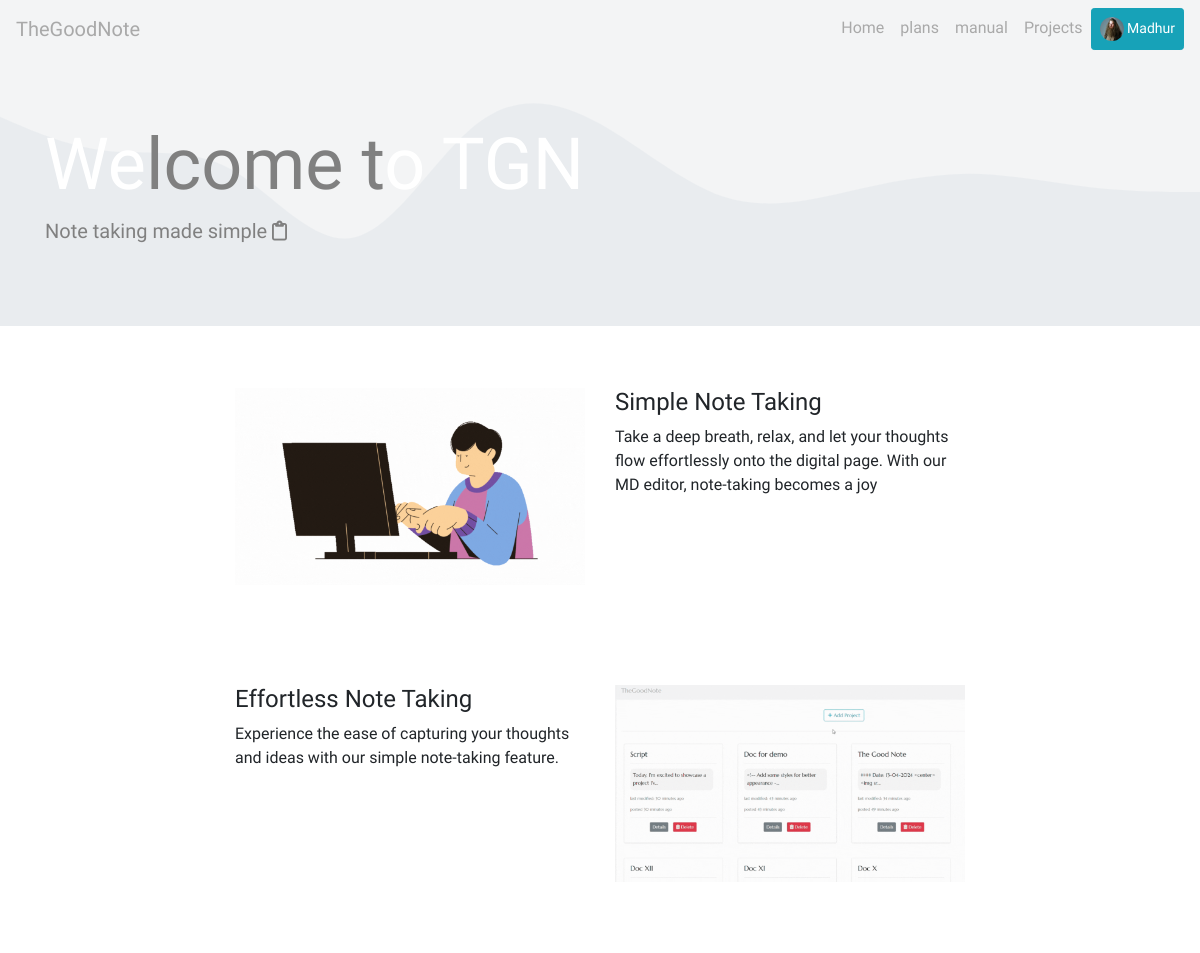
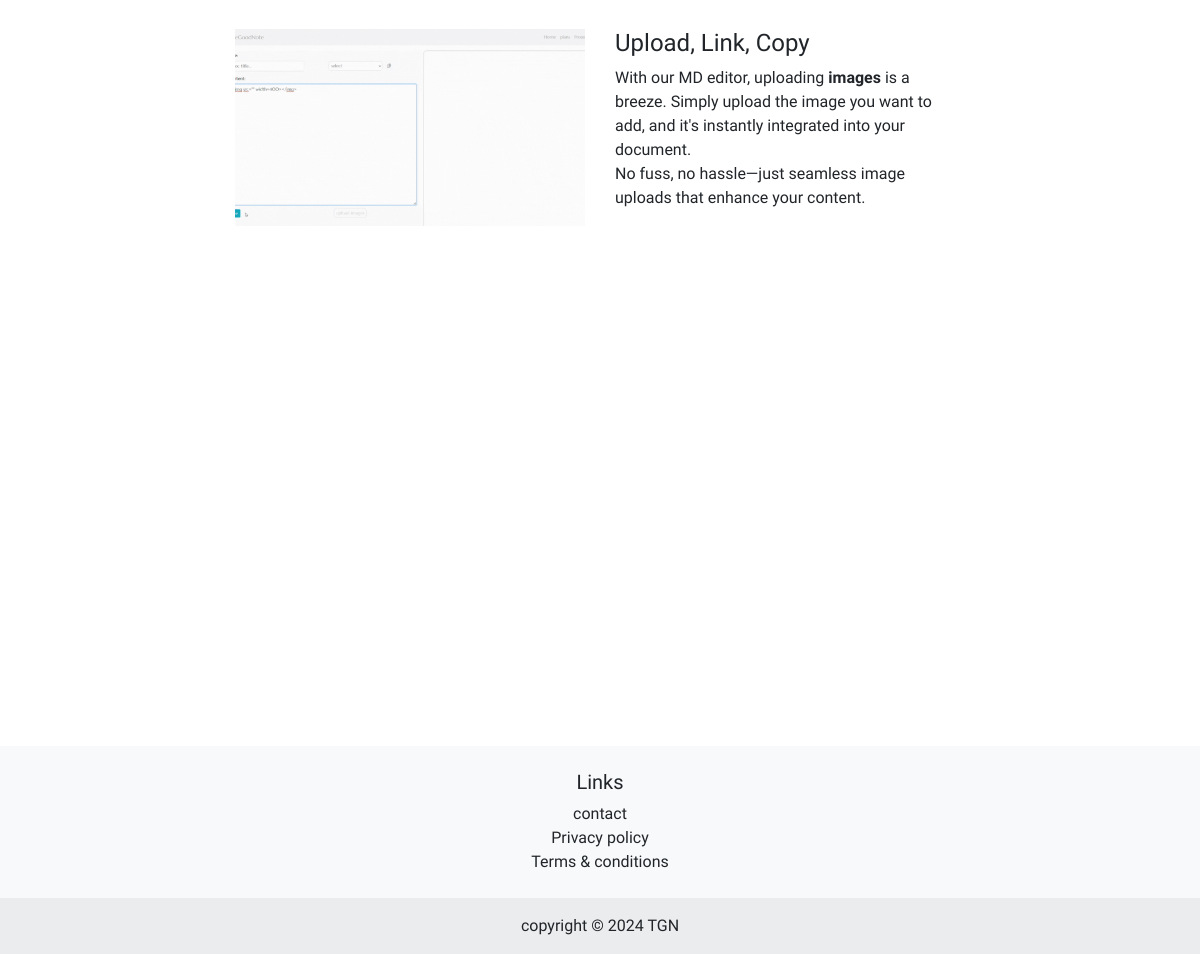
/ (signed in), run on the app's committed database (2 pictures, top to bottom).
### core/models.py (models this page shows)
class User(AbstractUser):
    pass

### userprofile/models.py (models this page shows, shortened)
class UserProfile(models.Model):
    user = models.OneToOneField(User, on_delete=models.CASCADE, related_name="profile")
    name = models.CharField(max_length=100, blank=True, null=True)
    date_of_birth = models.DateField(blank=True, null=True)
    about = models.TextField(max_length=225, blank=True, null=True)
    country = CountryField(blank=True, null=True)
    image = models.ImageField(default='profile_pictures/default-user.png', upload_to='profile_pictures')

### core/views.py (the view)
# urls.py: path('', views.index, name='index'),
def index(request):
    return render(request, 'core/index.html')

### core/templates/core/index.html (shortened to what this page needs)
{% extends 'core/layout.html' %}
{% load static %}
{% block body %}
<section class="row jumbotron jumbotron-fluid">
    <div class="container d-flex">
        <div id="id_hero_welcome">
            <h1 class="display-3" style="color: white;"> We<span style="color:gray">lcome t</span>o TGN </h1>
            <p class="lead" style="color: gray;">Note taking made sim<span style="color:gray">ple <i class="fa-regular fa-clipboard"></i></span> </p>
        </div>
    </div>
</section>
<div class="container">
    <div class="row">
        <div class="col-md-8 offset-md-2">
            <div id="id_frontpage_para" class="row">
                <div class="col-md-6 image">
                    <img src="{% static 'core/css/images/typewriter.gif' %}" class="img-fluid" width="900" alt="Image">
                </div>
                <div class="col-md-6 text">
                    <h2 class="h4">Simple Note Taking</h2>
                    <p>Take a deep breath, relax, and let your thoughts flow effortlessly onto the digital page. With our MD editor, note-taking becomes a joy</p>
                </div>
            </div>
            <div id="id_frontpage_para" class="row">
                <div class="col-md-6 text">
                    <h2 class="h4">Effortless Note Taking</h2>
                    <p>Experience the ease of capturing your thoughts and ideas with our simple note-taking feature.</p>
                </div>
                <div class="col-md-6 image">
                    <img src="{% static 'core/css/images/front1.gif' %}" class="img-fluid" width="1100" alt="Image">
                </div>
            </div>
            <div id="id_frontpage_para" class="row">
                <div class="col-md-6 image">
                    <img src="{% static 'core/css/images/front2.gif' %}" class="img-fluid" width="1100" alt="Image">
                </div>
                <div class="col-md-6 text">
                    <h2 class="h4">Upload, Link, Copy</h2>
                    <p>With our MD editor, uploading <span style="font-weight: bolder;">images</span> is a breeze. Simply upload the image you want to add, and it's instantly integrated into your document. <br> No fuss, no hassle—just seamless image uploads that enhance your content.</p>
                </div>
            </div>
        </div>
    </div>
</div>
{% endblock %}

### core/templates/core/layout.html (shortened to what this page needs)
{% load static %}
<!DOCTYPE html>
<html lang="en">
    <head>
        <link rel="stylesheet" href="{% static 'project/css/styles.css' %}">
        <link rel="stylesheet" href="{% static 'core/css/styles.css' %}">
        <link rel="stylesheet" href="{% static 'userprofile/css/styles.css' %}">
        <link rel="stylesheet" href="https://stackpath.bootstrapcdn.com/bootstrap/4.4.1/css/bootstrap.min.css">
    </head>
    <body class="body">
        <div id="navbar-app">
            <nav class="navbar navbar-expand-lg">
                <a class="navbar-brand" href="{% url 'core:index' %}" id="id_tgn_logo">
                    TheGoodNote
                </a>
                <div class="ml-auto">
                    <ul class="navbar-nav ml-auto">
                        <li class="nav-item">
                            <a class="nav-link" href="{% url 'core:index' %}"> Home </a>
                        </li>
                        <li class="nav-item">
                            <a class="nav-link" href="{% url 'core:plans' %}"> plans </a>
                        </li>
                        <li class="nav-item">
                            <a class="nav-link" href="{% url 'core:user_manual' %}"> manual </a>
                        </li>
                        {%if request.user.is_authenticated %}
                            <li class="nav-item">
                                <a href="{% url 'project:projects' %}" class="nav-link"> Projects </a>
                            </li>
                            <li class="nav-item">
                                <a class="nav-link btn btn-sm btn-info" href="{% url 'userprofile:user_profile' user_id=request.user.id %}">
                                    {% if request.user.profile.image.url %}
                                        <img class="post-image" alt="{{request.user.username}}" src="{{request.user.profile.image.url}}" width="100">
                                    {% else %}
                                        <span class="icon"><i class="fas fa-user"></i></span>
                                    {% endif %}
                                    <span>
                                        {% if not request.user.profile.name %}
                                            {% firstof request.user.get_full_name request.user.username %}
                                        {% else %}
                                            {{request.user.profile.name}}
                                        {% endif %}
                                    </span>
                                </a>
                            </li>
                        {% else %}
                            <li class="nav-item">
                                <a class="nav-link btn btn-sm btn-info" href="{% url 'core:login' %}"> login </a>
                            </li>
                        {% endif %}
                    </ul>
                </div>
            </nav>
        </div>
        <section class="section">
            {% block body %}
            {% endblock %}
        </section>
        <footer style="margin-top: 35%;">
            <div class="text-center bg-light">
            <div class="container p-4">
                <div class="row">
                  <div class="col-lg-12 col-md-6 mb-4 mb-md-0">
                    <h5 class=""> Links </h5>
                    <ul class="list-unstyled mb-0">
                      <li>
                        <a href="{% url 'core:contact' %}" class="text-body"> contact </a>
                      </li>
                      <li>
                        <a href="{% url 'core:privacy' %}" class="text-body"> Privacy policy </a>
                      </li>
                      <li>
                        <a href="{% url 'core:terms' %}" class="text-body"> Terms & conditions </a>
                      </li>
                    </ul>
                  </div>
                </div>
              </div>
              <div class="text-center p-3" style="background-color: rgba(0, 0, 0, 0.05);">
                  copyright &copy; 2024
                <a class="text-body" href="">TGN</a>
              </div>
            </div>
          </footer>
    </body>
</html>

### core/static/core/css/styles.css (style rules this page uses)
.body { font-family: "Marcellus", serif; font-weight: 400; font-style: normal; top: 0; left: 0; margin: 0; padding: 0; }
#id_tgn_logo { color: darkgray; }
.nav-link { color: darkgray; }
#id_hero_welcome { margin-right: 200px; }
#id_frontpage_para { margin-top: 30px; margin-bottom: 100px; }
#id_frontpage_para > div > p { text-align: left; }
.jumbotron { background-image: url('images/wave2.svg'); background-size: cover; background-position: center; }
#navbar-app > .navbar { background-color: #f3f4f5; }
.post-image { width: 24px; height: 24px; border-radius: 50%; background-size: cover; }

### userprofile/static/userprofile/css/styles.css (style rules this page uses)
.container { display: grid; justify-items: center; align-items: center; }

### data on the page
User: user.profile.image (picture), user.profile.name "Madhur"
